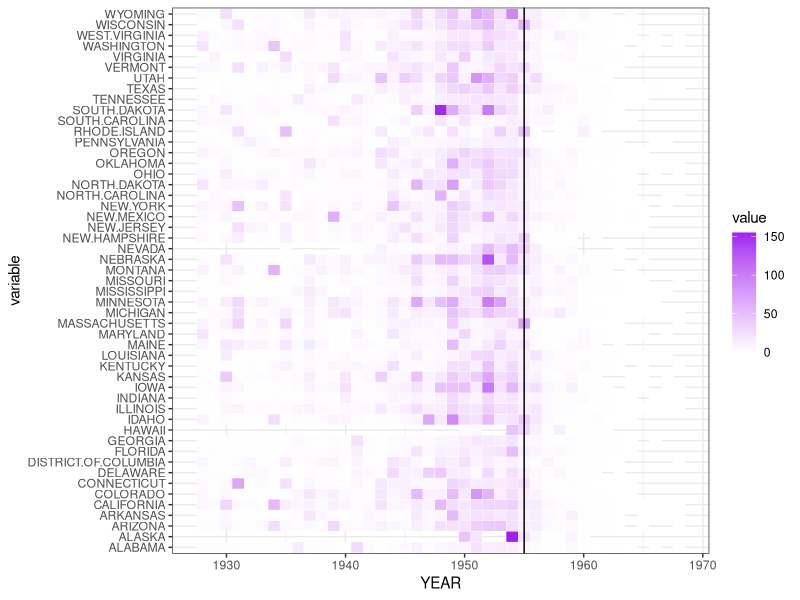

R code for this plot:
## ---- chunk 1
knitr::opts_chunk$set(echo = TRUE)
## ---- chunk 2
polio<-read.csv("POLIO_Incidence.csv",stringsAsFactors = F)
head(polio)
## ---- chunk 3
library(reshape2)
polio.m<-melt(polio,id.vars = c('YEAR','WEEK'))
head(polio.m)
## ---- chunk 4
polio.m[polio.m$value=="-",]$value<-NA #處理缺值,將"-"轉為NA
polio.m$value<-as.numeric(polio.m$value) #將value欄位轉為數字
polio.sumYear<- #各州各年度加總，計算該年度的總發生率
    aggregate(value~YEAR+variable,data=polio.m,FUN=sum,na.rm=F)
head(polio.sumYear)
## ---- chunk 5
library(ggplot2)
ggplot(polio.sumYear, aes(YEAR, variable)) + 
    geom_tile(aes(fill = value),colour = "white")+ 
    theme_bw()+geom_vline(xintercept=1955)+
    scale_fill_gradient(low = "white",high = "purple") 
  
